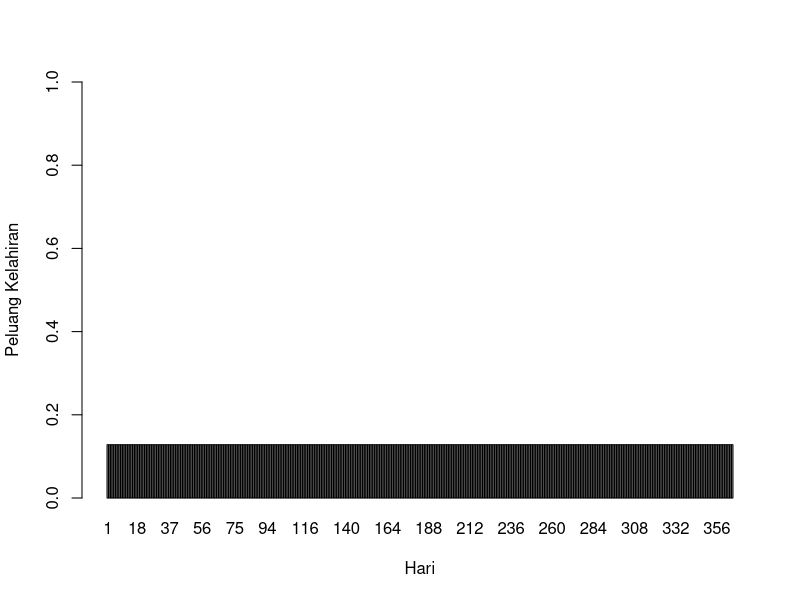

The R script that drew this image:
# No.3

# a.
lambda=4.5
dpois(6, lambda)

# b.
library(ggplot2)
success <- 1:365
data = data.frame(y=c(dpois(6, lambda)), x=c(success))
barplot(data$y, names.arg=data$x, ylab="Peluang Kelahiran", xlab="Hari", ylim=0:1)

# c.
# Nilai distribusi poisson konstan sama dengan nilai a

# d.
mean = variance = lambda
print(mean)
print(variance)

